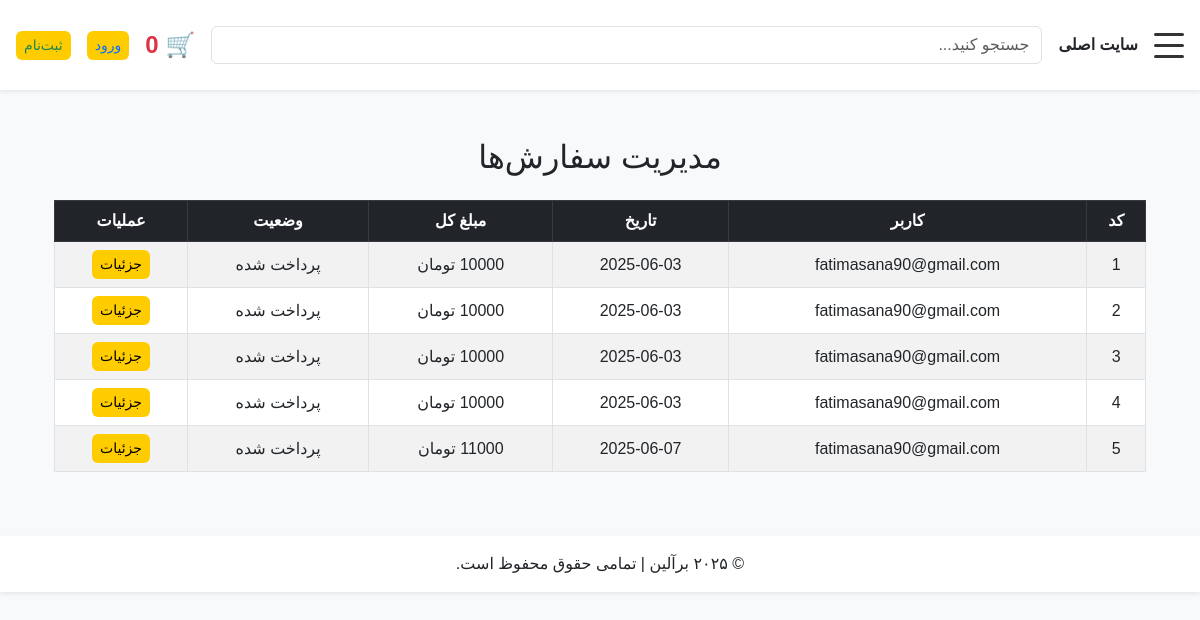
Page /admin/orders on the committed database.
### models.py (models this page shows, shortened)
class Order(db.Model):
    id = db.Column(db.Integer, primary_key=True)
    user_id = db.Column(db.Integer, db.ForeignKey('user.id'))
    customer_name = db.Column(db.String(100), nullable=True)
    total_price = db.Column(db.Float, nullable=False)
    status = db.Column(db.String(50), default='در انتظار پرداخت')
    created_at = db.Column(db.DateTime, default=datetime.utcnow)
    paid = db.Column(db.Boolean, default=False)  # پرداخت شده یا نه
    delivery_status = db.Column(db.String(50), default='در حال پردازش')  # وضعیت ارسال
    user = db.relationship('User', back_populates='orders')
    items = db.relationship('OrderItem', back_populates='order', cascade='all, delete-orphan', lazy='joined')
    payments = db.relationship('Payment', back_populates='order', cascade='all, delete-orphan', lazy='joined')

class User(UserMixin, db.Model):
    id = db.Column(db.Integer, primary_key=True)
    email = db.Column(db.String(150), unique=True, nullable=False)
    password = db.Column(db.String(200), nullable=False)
    is_admin = db.Column(db.Boolean, default=False)
    orders = db.relationship('Order', back_populates='user', lazy='dynamic')
    transactions = db.relationship('Transaction', back_populates='user', lazy='dynamic')

### routes/main_routes.py (the view)
@main.route('/admin/orders')
def admin_orders():
    return render_template('admin/orders.html', orders=Order.query.all())

### templates/admin/orders.html
{% extends "base.html" %}
{% block content %}
<div class="container mt-5">
    <h2 class="mb-4 text-center">مدیریت سفارش‌ها</h2>
    {% if orders %}
    <div class="table-responsive">
        <table class="table table-striped table-bordered text-center align-middle">
            <thead class="table-dark">
                <tr>
                    <th>کد</th>
                    <th>کاربر</th>
                    <th>تاریخ</th>
                    <th>مبلغ کل</th>
                    <th>وضعیت</th>
                    <th>عملیات</th>
                </tr>
            </thead>
            <tbody>
                {% for order in orders %}
                <tr>
                    <td>{{ order.id }}</td>
                    <td>{{ order.user.email if order.user else "مهمان" }}</td>
                    <td>{{ order.created_at.strftime('%Y-%m-%d') }}</td>
                    <td>{{ order.total_price | int }} تومان</td>
                    <td>{{ order.status }}</td>
                    <td>
                        <a href="{{ url_for('admin_order_detail', order_id=order.id) }}" class="btn btn-info btn-sm">جزئیات</a>
                    </td>
                </tr>
                {% endfor %}
            </tbody>
        </table>
    </div>
    {% else %}
    <p class="text-center">هیچ سفارشی ثبت نشده است.</p>
    {% endif %}
</div>
{% endblock %}

### static/css/style.css (style rules this page uses)
html { scroll-behavior: smooth; }
body { font-family: 'Vazirmatn', 'IRANSans', Tahoma, sans-serif; direction: rtl; background-color: #f8f9fa; margin: 0; padding: 0; }
button, .btn { background-color: #ffcc00; border: none; cursor: pointer; border-radius: 6px; transition: background-color 0.3s ease; }

### rows in the picture
Order: id "1", user "fatimasana90@gmail.com", created_at "2025-06-03", status "پرداخت شده"
Order: id "2", user "fatimasana90@gmail.com", created_at "2025-06-03", status "پرداخت شده"
Order: id "3", user "fatimasana90@gmail.com", created_at "2025-06-03", status "پرداخت شده"
Order: id "4", user "fatimasana90@gmail.com", created_at "2025-06-03", status "پرداخت شده"
Order: id "5", user "fatimasana90@gmail.com", created_at "2025-06-07", total_price "11000", status "پرداخت شده"
